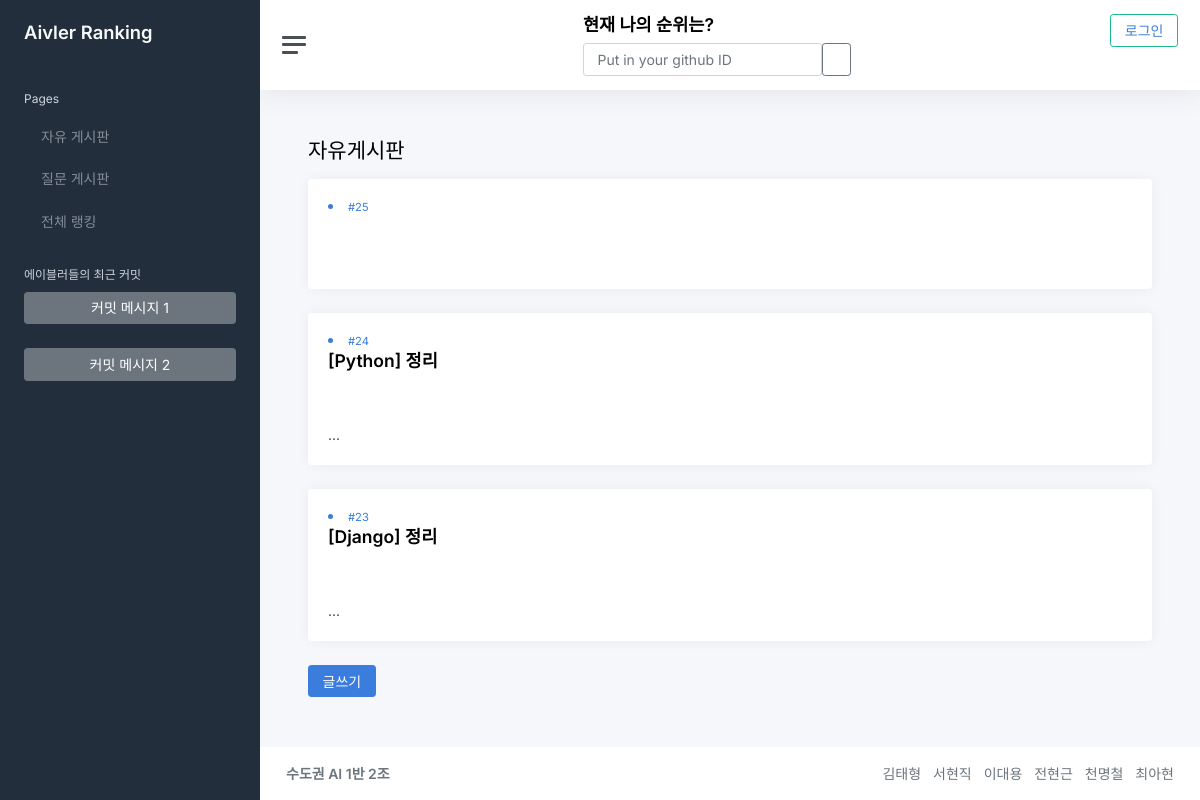
The page /free/ on the database as committed earlier.
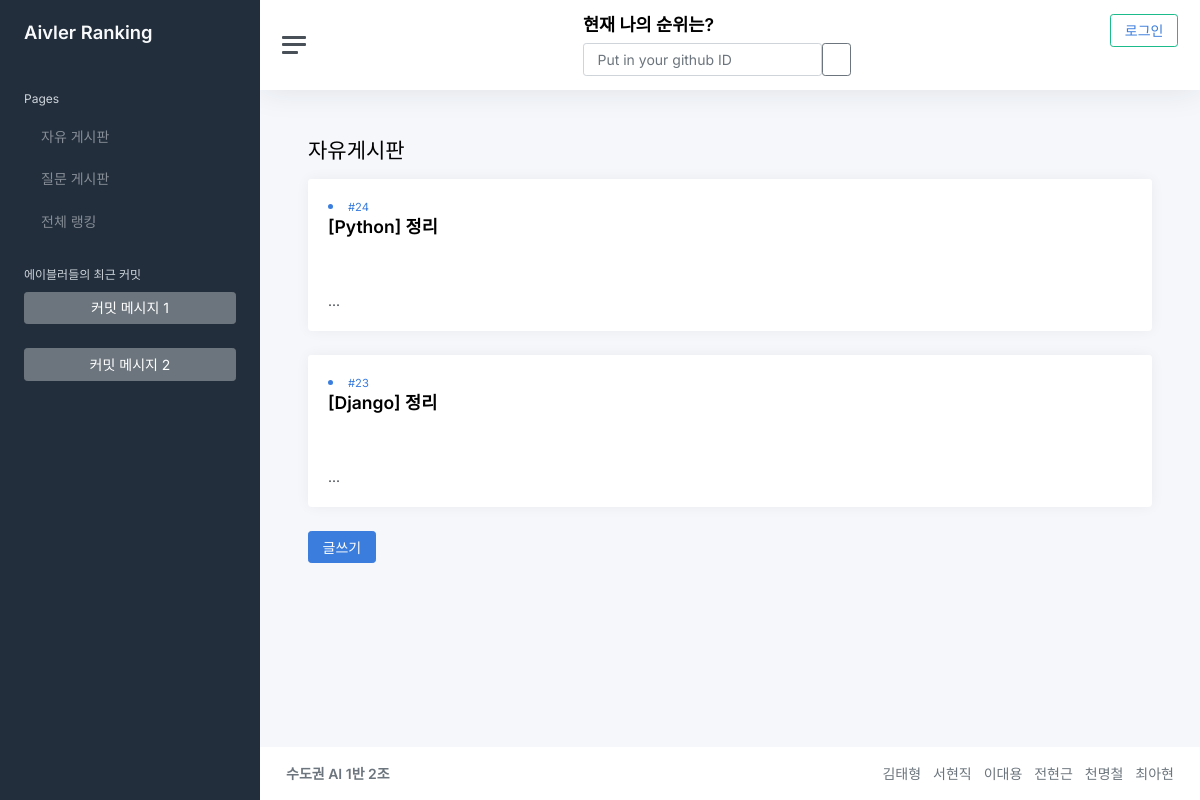
The same page on the database as committed later.
### bbs/models.py (models this page shows, shortened)
class Post(models.Model):
    postname = models.CharField(max_length=50)
    contents = models.TextField()

### bbs/views.py (the view)
# urls.py: path('', views.free, name= 'free'),
def free(request):
    postlist = Post.objects.all()
    return render(request, 'bbs/free.html', {'postlist':postlist})

### bbs/templates/bbs/free.html
{% extends "base.html" %}
{% block content %}
<h1 class="h3 mb-3">자유게시판</h1>
{%for list in postlist reversed%}
<div class="row">
    <div class="col-12">
        <div class="card">
            <div class="card-header">
                <a href="{{list.pk}}/">
                    <li><small>#{{list.id}}</small>
                        <h4>
                            <p class="fw-bold">
                                {{list.postname}}
                            </p>
                        </h4>
                    </li>
                </a>
            </div>
            <div class="card-body">
                {{list.contents}}
            </div>
        </div>
    </div>
</div>
{% endfor %}
<a class="btn btn-primary" href="new_post/" role="button">글쓰기</a>
{% endblock %}

### templates/base.html (shortened to what this page needs)
{% load static %}
<!DOCTYPE html>
<html lang="en">
<head>
    <link href={% static 'css/app.css' %} rel="stylesheet">
</head>
<body>
    <div class="wrapper">
        {% include 'sidebar.html' %}
        <div class="main">
            {% include 'navigation.html' %}
            <main class="content">
                <div class="container-fluid p-0">
                    {% block content %}
                    {% endblock %}
                </div>
            </main>
            {% include 'footer.html' %}
        </div>
    </div>
</body>
</html>

### templates/sidebar.html (shortened to what this page needs)
<nav id="sidebar" class="sidebar js-sidebar">
  <div class="sidebar-content js-simplebar">
    <a class="sidebar-brand" href="http://127.0.0.1:8000/">
      <span class="align-middle">Aivler Ranking</span>
    </a>
    <ul class="sidebar-nav">
      <li class="sidebar-header">
        Pages
      </li>
      <li class="sidebar-item">
        <a class="sidebar-link" href="http://127.0.0.1:8000/free/">
           <span class="align-middle">자유
            게시판</span>
        </a>
      </li>
      <li class="sidebar-item">
        <a class="sidebar-link" href="http://127.0.0.1:8000/qna/">
           <span class="align-middle">질문
            게시판</span>
        </a>
      </li>
      <li class="sidebar-item">
        <a class="sidebar-link" href="{% url 'home:search' %}">
           <span class="align-middle">전체 랭킹</span>
        </a>
      </li>
      <li class="sidebar-header">
        에이블러들의 최근 커밋
        <p>
          <a class="btn btn-secondary mt-2 w-100" data-bs-toggle="collapse" href="#collapseExample" role="button"
            aria-expanded="false" aria-controls="collapseExample">
            커밋 메시지 1
          </a>
        <a class="btn btn-secondary mt-2 w-100" data-bs-toggle="collapse" href="#collapseExample2" role="button"
          aria-expanded="false" aria-controls="collapseExample2">
          커밋 메시지 2
        </a>
        </p>
      </li>
    </ul>
  </div>
</nav>

### templates/navigation.html (shortened to what this page needs)
<nav class="navbar navbar-expand navbar-light navbar-bg">
  <a class="sidebar-toggle js-sidebar-toggle">
    <i class="hamburger align-self-center"></i>
  </a>
  <div class="navbar-collapse collapse">
    <ul class="navbar-nav w-100 justify-content-between">
      <li>
        <p class="h4" id="my_ranking_txt"><strong>현재 나의 순위는?</strong></p>{% include 'search_form.html' %}
      </li>
      <li>
        <button type="button btn-sm" class="btn btn-outline-success">
          {% if user.is_authenticated %}
          <a href="{% url 'common:logout' %}">{{ user.username }} (로그아웃)</a>
          {% else %}
          <a href="{% url 'common:login' %}">로그인</a>
          {% endif %}
        </button>
      </li>
    </ul>
  </div>
</nav>

### templates/search_form.html (shortened to what this page needs)
<form class='d-flex justify-content-between' method='post' action="{% url 'home:search' %}">
  <input name='githubID' type="text" class="form-control" placeholder="Put in your github ID"
    aria-describedby="button-addon2">
  <button class="btn btn-outline-secondary" type="submit" id="button-addon2">
  </button>
</form>

### templates/footer.html
<footer class="footer">
  <div class="container-fluid">
    <div class="row text-muted">
      <div class="col-6 text-start">
        <p class="mb-0">
          <a class="text-muted" href="https://github.com/cmc9595/Aivler-Ranking-System" target='_blank'><strong>수도권 AI
              1반 2조</strong></a>
        </p>
      </div>
      <div class="col-6 text-end">
        <ul class="list-inline">
          <li class="list-inline-item">
            <a class="text-muted" href="#">김태형</a>
          </li>
          <li class="list-inline-item">
            <a class="text-muted" href="#">서현직</a>
          </li>
          <li class="list-inline-item">
            <a class="text-muted" href="#">이대용</a>
          </li>
          <li class="list-inline-item">
            <a class="text-muted" href="#">전현근</a>
          </li>
          <li class="list-inline-item">
            <a class="text-muted" href="#">천명철</a>
          </li>
          <li class="list-inline-item">
            <a class="text-muted" href="#">최아현</a>
          </li>
        </ul>
      </div>
    </div>
  </div>
</footer>

Rows that differ between the two databases and show on the page:
removed Post: id "25"
